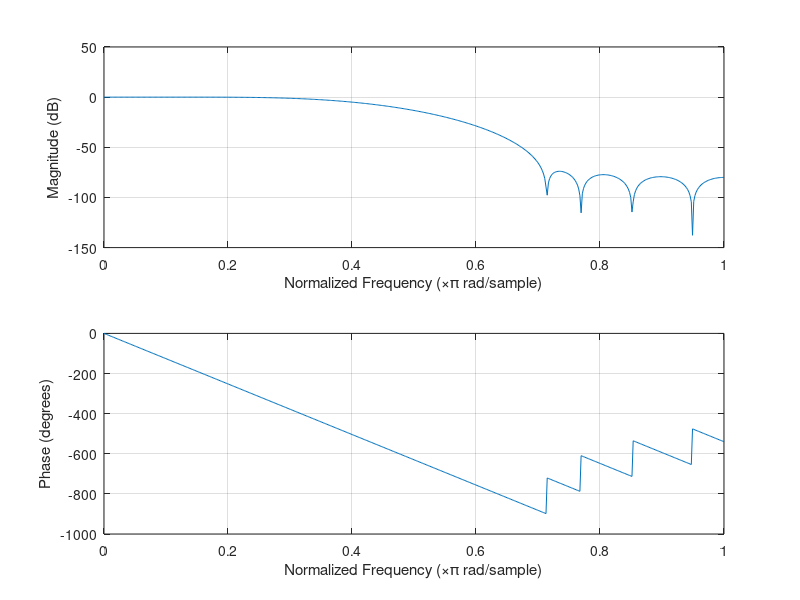
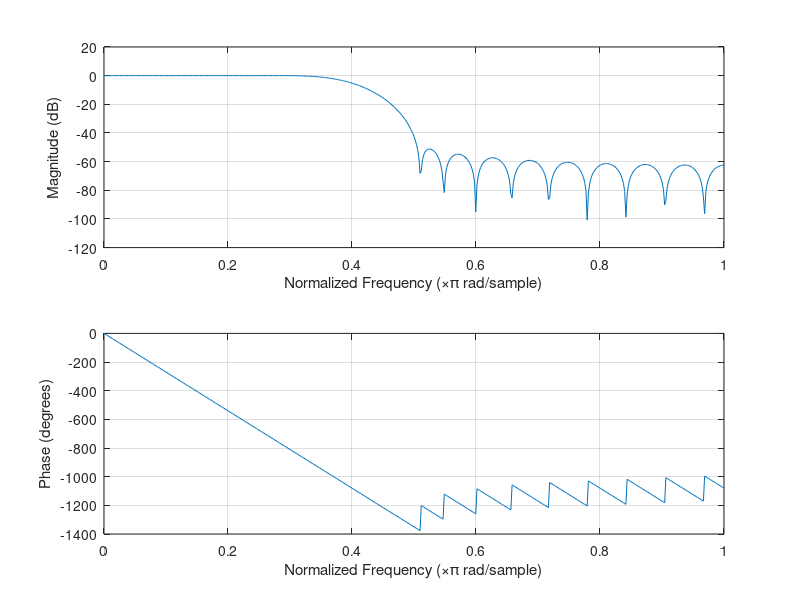
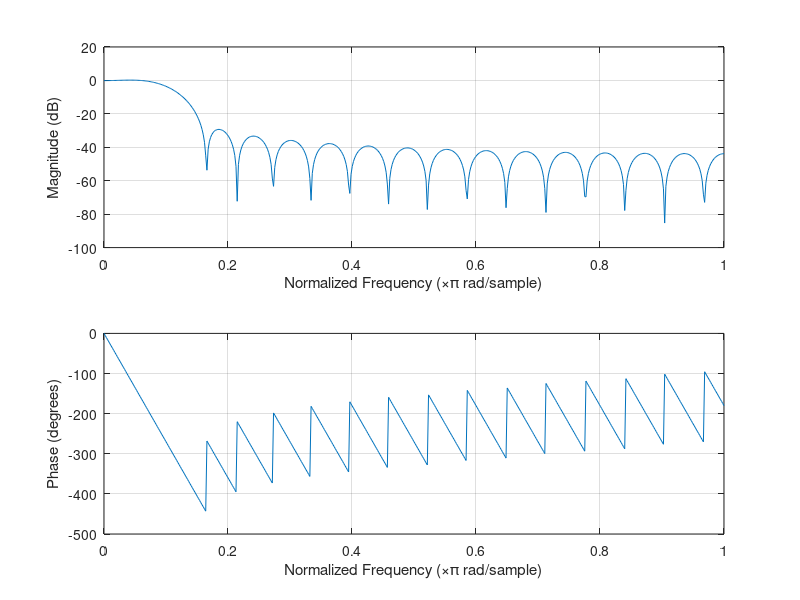
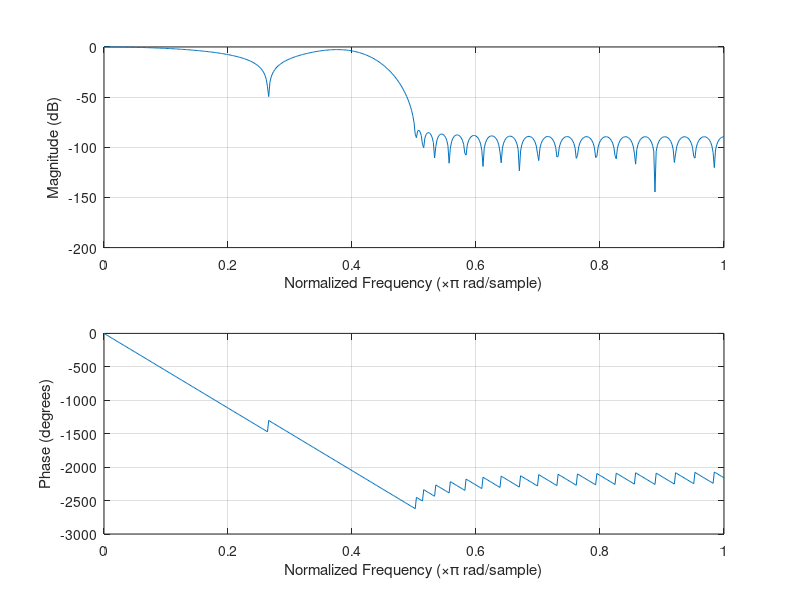

Source code (MATLAB) for these figures, in order:
% Filter design for parallel-gs NTSC/PAL filtering.
pkg load signal;

% As defined by BT.601.
bt601_rate = 13.5e6;

% The subclock of PS2 seems to be 4x BT.601 rate.
subpixel_rate = 4 * bt601_rate;
subpixel_nyquist = subpixel_rate / 2;

ntsc_subcarrier = 315e6 / 88;
pal_subcarrier = 4.43361875e6;

% Grabbed some sensible values from a paper that discusses a physical NTSC/PAL impl in 1997,
% so it looks plausible that PS2 would ship something similar.
ntsc_luma_bw = 4.2e6;
ntsc_luma_stop = 6.75e6;
ntsc_chroma_bw = 1.0e6;
ntsc_chroma_stop = 2.0e6;

% PAL-B which was used in Norway.
pal_luma_bw = 5e6;
pal_luma_stop = 6.75e6;
pal_chroma_bw = 1.3e6;
pal_chroma_stop = 2.2e6;

% First stage of downsampling from 54 MHz to 27 MHz.
% Assume some zero-order hold behavior coming out of the CRTC due to its subclock behavior.
% Most likely it's just holding pixels until the horizontal divider clocks enough times.
% 640 * 4 = 2560
% 512 * 5 = 2560
% 256 * 10 = 2560
% etc ...
% Allow some aliasing to go through to keep filter length reasonable.
% We'll filter that away in the next pass.
ntsc_downsampling_filter = firls(14, [0, ntsc_luma_bw * 1.1, subpixel_nyquist * 0.7, subpixel_nyquist] / subpixel_nyquist, [1 1 0 0]);
pal_downsampling_filter = firls(14, [0, pal_luma_bw * 1.1, subpixel_nyquist * 0.7, subpixel_nyquist] / subpixel_nyquist, [1 1 0 0]);

% Encode filters at 27 MHz. Pure low-pass.
%luma_lp_encode = fir1(30, 0.3689, 'low', kaiser(31, 8.0))'
ntsc_luma_lp_encode = firls(30, [0, ntsc_luma_bw, ntsc_luma_stop, bt601_rate] / bt601_rate, [1 1 0 0]);
ntsc_chroma_lp_encode = firls(30, [0, ntsc_chroma_bw, ntsc_chroma_stop, bt601_rate] / bt601_rate, [1 1 0 0]);
pal_luma_lp_encode = firls(30, [0, pal_luma_bw, ntsc_luma_stop, bt601_rate] / bt601_rate, [1 1 0 0]);
pal_chroma_lp_encode = firls(30, [0, pal_chroma_bw, ntsc_chroma_stop, bt601_rate] / bt601_rate, [1 1 0 0]);

% Decoding composite is much harder.

% NTSC decode
% Suppress the luma DC which ends up at subcarrier freq after demodulating.
ntsc_chroma_lp_decode = firls(64 - 6, [0, ntsc_chroma_bw * 0.5, ntsc_chroma_stop * 0.5, bt601_rate] / bt601_rate, [1 1 0 0])';

ntsc_subcarrier_w = ntsc_subcarrier / (2 * bt601_rate);
subcarrier_zero = exp(2 * pi * j * ntsc_subcarrier_w);
subcarrier_notch = real(conv([1, -subcarrier_zero], [1, -conj(subcarrier_zero)]));
subcarrier_notch = subcarrier_notch' / sum(subcarrier_notch);
ntsc_chroma_lp_decode = conv(ntsc_chroma_lp_decode, subcarrier_notch);

% Suppress the carrier when decoding luma. This leads to less detail in luma.
% Main alternatives are multi-line comb filters, etc.
ntsc_luma_lp_decode = firls(64 - 4, [0, ntsc_luma_bw, ntsc_luma_stop, bt601_rate] / bt601_rate, [1 1 0 0]);
subcarrier_notch = real(conv([1, -subcarrier_zero], [1, -conj(subcarrier_zero)]));
subcarrier_notch = subcarrier_notch' / sum(subcarrier_notch);
ntsc_luma_lp_decode = conv(ntsc_luma_lp_decode, subcarrier_notch)';

% Suppress harmonics of subcarrier which arise when demodulating.
ntsc_subcarrier_w = 2.0 * ntsc_subcarrier / (2 * bt601_rate);
subcarrier_zero = exp(2 * pi * j * ntsc_subcarrier_w);
subcarrier_notch = real(conv([1, -subcarrier_zero], [1, -conj(subcarrier_zero)]));
subcarrier_notch = subcarrier_notch' / sum(subcarrier_notch);
ntsc_chroma_lp_decode = conv(ntsc_chroma_lp_decode, subcarrier_notch)';

% PAL decode
% Just use different carrier freqs.
pal_chroma_lp_decode = firls(64 - 6, [0, pal_chroma_bw * 0.5, pal_chroma_stop * 0.5, bt601_rate] / bt601_rate, [1 1 0 0])';

pal_subcarrier_w = pal_subcarrier / (2 * bt601_rate);
subcarrier_zero = exp(2 * pi * j * pal_subcarrier_w);
subcarrier_notch = real(conv([1, -subcarrier_zero], [1, -conj(subcarrier_zero)]));
subcarrier_notch = subcarrier_notch' / sum(subcarrier_notch);
pal_chroma_lp_decode = conv(pal_chroma_lp_decode, subcarrier_notch);

pal_luma_lp_decode = firls(64 - 4, [0, pal_luma_bw, pal_luma_stop, bt601_rate] / bt601_rate, [1 1 0 0]);
subcarrier_notch = real(conv([1, -subcarrier_zero], [1, -conj(subcarrier_zero)]));
subcarrier_notch = subcarrier_notch' / sum(subcarrier_notch);
pal_luma_lp_decode = conv(pal_luma_lp_decode, subcarrier_notch)';

% Suppress harmonics of subcarrier which arise when demodulating.
pal_subcarrier_w = 2.0 * pal_subcarrier / (2 * bt601_rate);
subcarrier_zero = exp(2 * pi * j * pal_subcarrier_w);
subcarrier_notch = real(conv([1, -subcarrier_zero], [1, -conj(subcarrier_zero)]));
subcarrier_notch = subcarrier_notch' / sum(subcarrier_notch);
pal_chroma_lp_decode = conv(pal_chroma_lp_decode, subcarrier_notch)';

ntsc_luma_lp_decode = ntsc_luma_lp_decode / sum(ntsc_luma_lp_decode);
pal_luma_lp_decode = pal_luma_lp_decode / sum(pal_luma_lp_decode);
ntsc_chroma_lp_decode = ntsc_chroma_lp_decode / sum(ntsc_chroma_lp_decode);
pal_chroma_lp_decode = pal_chroma_lp_decode / sum(pal_chroma_lp_decode);

h = figure();
set(h, 'Name', 'NTSC downsample filter');
freqz(ntsc_downsampling_filter);

h = figure();
set(h, 'Name', 'NTSC Y encode filter @ 27 MHz');
freqz(ntsc_luma_lp_encode);

h = figure();
set(h, 'Name', 'NTSC UV encode filter @ 27 MHz');
freqz(ntsc_chroma_lp_encode);

h = figure();
set(h, 'Name', 'NTSC Y decode filter @ 27 MHz');
freqz(ntsc_luma_lp_decode);

h = figure();
set(h, 'Name', 'NTSC UV decode filter @ 27 MHz');
freqz(ntsc_chroma_lp_decode);

h = figure();
set(h, 'Name', 'PAL downsample filter @ 27 MHz');
freqz(pal_downsampling_filter);

h = figure();
set(h, 'Name', 'PAL Y encode filter @ 27 MHz');
freqz(pal_luma_lp_encode);

h = figure();
set(h, 'Name', 'PAL UV encode filter @ 27 MHz');
freqz(pal_chroma_lp_encode);

h = figure();
set(h, 'Name', 'PAL Y decode filter @ 27 MHz');
freqz(pal_luma_lp_decode);

h = figure();
set(h, 'Name', 'PAL UV decode filter @ 27 MHz');
freqz(pal_chroma_lp_decode);


assert(length(ntsc_downsampling_filter) == 15, "Length must be 15");
assert(length(ntsc_luma_lp_encode) == 31, "Length must be 31");
assert(length(ntsc_chroma_lp_encode) == 31, "Length must be 31");
assert(length(ntsc_luma_lp_decode) == 63, "Length must be 63");
assert(length(ntsc_chroma_lp_decode) == 63, "Length must be 63");

assert(length(pal_downsampling_filter) == 15, "Length must be 15");
assert(length(pal_luma_lp_encode) == 31, "Length must be 31");
assert(length(pal_chroma_lp_encode) == 31, "Length must be 31");
assert(length(pal_luma_lp_decode) == 63, "Length must be 63");
assert(length(pal_chroma_lp_decode) == 63, "Length must be 63");

printf("// Autogenerated by generate_analog_filters.m\n");
printf("const float DownsamplingKernelNTSC[16] = float[](\n");
printf("    0.0,\n");
printf("    %.8f,\n", ntsc_downsampling_filter(1:14));
printf("    %.8f);\n", ntsc_downsampling_filter(15));
printf("\n");
printf("const float LumaEncodeNTSC[31] = float[](\n");
printf("    %.8f,\n", ntsc_luma_lp_encode(1:30));
printf("    %.8f);\n", ntsc_luma_lp_encode(31));
printf("\n");
printf("const float ChromaEncodeNTSC[31] = float[](\n");
printf("    %.8f,\n", ntsc_chroma_lp_encode(1:30));
printf("    %.8f);\n", ntsc_chroma_lp_encode(31));
printf("\n");
printf("const float LumaDecodeNTSC[63] = float[](\n");
printf("    %.8f,\n", ntsc_luma_lp_decode(1:62));
printf("    %.8f);\n", ntsc_luma_lp_decode(63));
printf("\n");
printf("const float ChromaDecodeNTSC[63] = float[](\n");
printf("    %.8f,\n", ntsc_chroma_lp_decode(1:62));
printf("    %.8f);\n", ntsc_chroma_lp_decode(63));
printf("\n");
printf("const float DownsamplingKernelPAL[16] = float[](\n");
printf("    0.0,\n");
printf("    %.8f,\n", pal_downsampling_filter(1:14));
printf("    %.8f);\n", pal_downsampling_filter(15));
printf("\n");
printf("const float LumaEncodePAL[31] = float[](\n");
printf("    %.8f,\n", pal_luma_lp_encode(1:30));
printf("    %.8f);\n", pal_luma_lp_encode(31));
printf("\n");
printf("const float ChromaEncodePAL[31] = float[](\n");
printf("    %.8f,\n", pal_chroma_lp_encode(1:30));
printf("    %.8f);\n", pal_chroma_lp_encode(31));
printf("\n");
printf("const float LumaDecodePAL[63] = float[](\n");
printf("    %.8f,\n", pal_luma_lp_decode(1:62));
printf("    %.8f);\n", pal_luma_lp_decode(63));
printf("\n");
printf("const float ChromaDecodePAL[63] = float[](\n");
printf("    %.8f,\n", pal_chroma_lp_decode(1:62));
printf("    %.8f);\n", pal_chroma_lp_decode(63));
printf("\n");

printf("////////\n");

% Test some signals.

F = 0.5e6;
y = 0.5 + 0.5 * sin((2 * pi * F / subpixel_rate) * [1 : 8 * 1024]);
u = 0.2 + 0.3 * sin((2 * pi * F / subpixel_rate) * [1 : 8 * 1024]);
v = 0.3 + 0.4 * sin((2 * pi * F / subpixel_rate) * [1 : 8 * 1024]);

% Filter and decimate.
y = conv(y, ntsc_downsampling_filter)(:, 1:2:end);
u = conv(u, ntsc_downsampling_filter)(:, 1:2:end);
v = conv(v, ntsc_downsampling_filter)(:, 1:2:end);

% Low pass filter into target bandwidth.
y = conv(y, ntsc_luma_lp_encode);
u = conv(u, ntsc_chroma_lp_encode);
v = conv(v, ntsc_chroma_lp_encode);

u = u .* cos((2 * pi * ntsc_subcarrier / (2 * bt601_rate)) * [0 : length(u) - 1]);
v = v .* sin((2 * pi * ntsc_subcarrier / (2 * bt601_rate)) * [0 : length(v) - 1]);
c = u + v;

composite_signal = y + c;

% Reconstruct YUV

y = conv(ntsc_luma_lp_decode, composite_signal);
u = 2 * conv(ntsc_chroma_lp_decode, composite_signal .* cos((2 * pi * ntsc_subcarrier / (2 * bt601_rate)) * [0 : length(composite_signal) - 1]));
v = 2 * conv(ntsc_chroma_lp_decode, composite_signal .* sin((2 * pi * ntsc_subcarrier / (2 * bt601_rate)) * [0 : length(composite_signal) - 1]));

h = figure();
set(h, 'Name', 'Composite signal')
plot(composite_signal);

h = figure();
set(h, 'Name', 'Reconstructed Y')
plot(y);

h = figure();
set(h, 'Name', 'Reconstructed U')
plot(u);

h = figure();
set(h, 'Name', 'Reconstructed V')
plot(v);
